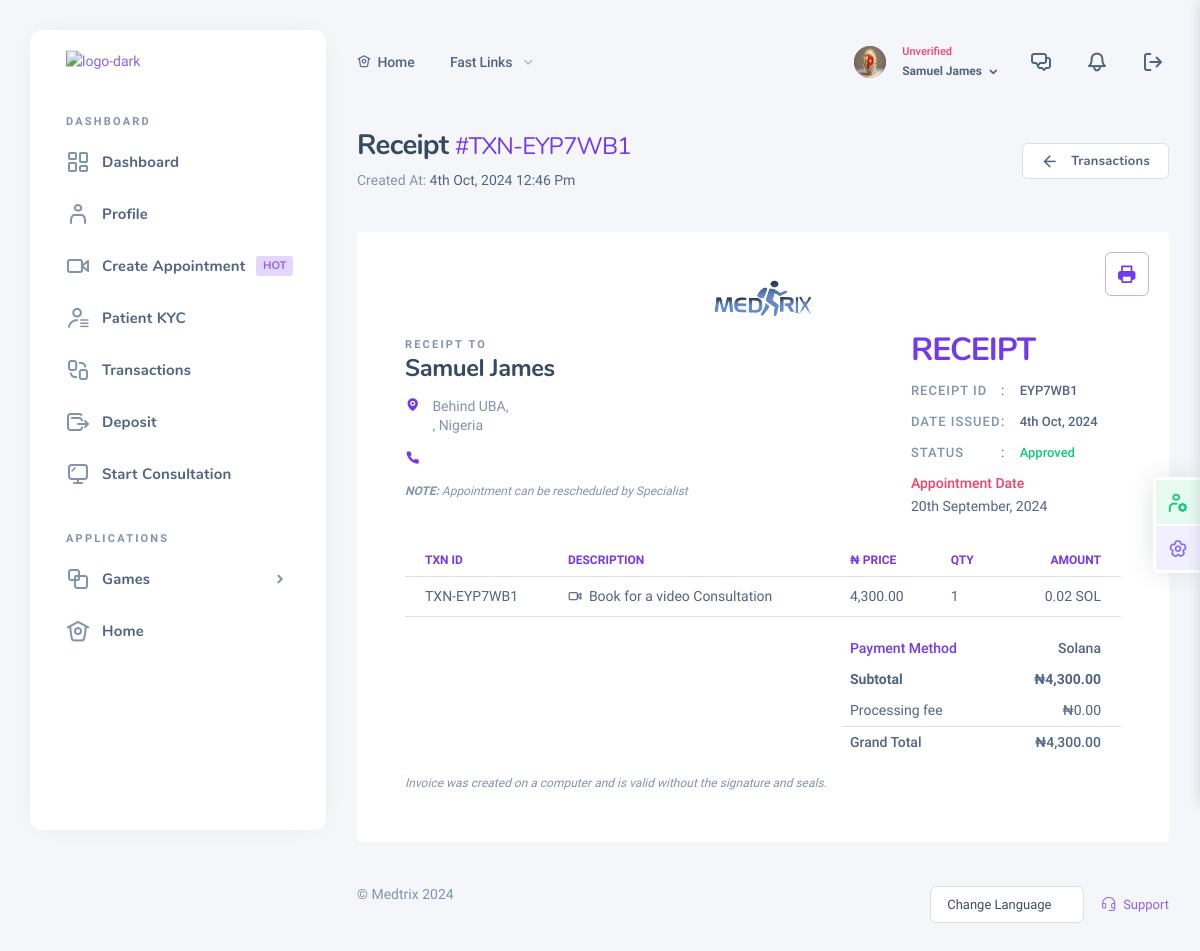
The page /dashboard/receipt.php?id=272 (signed in) on the database its author committed.
### tables this page shows
CREATE TABLE `users` (
  `userid` int(11) NOT NULL,
  `fullName` varchar(200) NOT NULL,
  `email` varchar(200) NOT NULL,
  `username` varchar(200) NOT NULL,
  `password` varchar(2000) NOT NULL,
  `profilepix` varchar(2000) DEFAULT NULL,
  `country` varchar(200) DEFAULT NULL,
  `residentialCountry` varchar(200) DEFAULT NULL,
  `city` varchar(200) DEFAULT NULL,
  `address` varchar(2000) DEFAULT NULL,
  `dob` varchar(200) DEFAULT NULL,
  `phone` varchar(200) DEFAULT NULL,
  `created` timestamp NOT NULL DEFAULT current_timestamp(),
  `type` varchar(200) DEFAULT NULL,
  `disable` varchar(200) DEFAULT NULL,
  `invite_ref` varchar(200) DEFAULT NULL,
  `siteLockPassCode` varchar(200) DEFAULT NULL,
  `passwordReset` varchar(20) DEFAULT NULL,
  `verify` int(11) DEFAULT NULL,
  `bank` varchar(200) DEFAULT NULL,
  `accountNumber` varchar(2000) DEFAULT NULL,
  `passUpdateDate` varchar(200) DEFAULT NULL,
  `state` varchar(200) DEFAULT NULL,
  `idFront` varchar(200) DEFAULT NULL,
  `idBack` varchar(200) DEFAULT NULL,
  `kycIdType` varchar(100) DEFAULT NULL,
  `kycVerify` varchar(100) DEFAULT NULL,
  `kycDate` varchar(100) DEFAULT NULL,
  `kycApprovedDate` varchar(100) DEFAULT NULL
);

CREATE TABLE `consultations` (
  `id` int(11) NOT NULL,
  `userid` int(11) NOT NULL,
  `consultId` int(11) NOT NULL,
  `sex` varchar(100) NOT NULL,
  `contactFrom` varchar(200) NOT NULL,
  `preferredDate` varchar(100) NOT NULL,
  `preferredTime` varchar(100) NOT NULL,
  `status` varchar(100) NOT NULL,
  `patientDesc` text NOT NULL,
  `ref` varchar(200) NOT NULL,
  `created` timestamp NOT NULL DEFAULT current_timestamp(),
  `signature` varchar(200) DEFAULT NULL,
  `signDate` varchar(200) DEFAULT NULL,
  `payMethod` varchar(200) DEFAULT NULL
);

CREATE TABLE `consultationType` (
  `consultId` int(11) NOT NULL,
  `type` varchar(200) NOT NULL,
  `subText` varchar(200) NOT NULL,
  `desc` text NOT NULL,
  `icon` varchar(200) NOT NULL,
  `bg` varchar(200) NOT NULL,
  `nairaPrice` varchar(200) NOT NULL,
  `nairaPercent` varchar(200) NOT NULL,
  `solPrice` varchar(200) NOT NULL,
  `solPercent` varchar(200) NOT NULL,
  `timing` varchar(200) NOT NULL,
  `tokenPrice` varchar(100) NOT NULL,
  `fee` varchar(200) DEFAULT NULL
);

### dashboard/timezoneSet.php (called while the page is built, shortened)
<?php
	$stmt=$pdo->prepare("SELECT * FROM preference WHERE userid = :userid");
	$stmt->bindParam(":userid", $userid, PDO::PARAM_STR);
	$stmt->execute();

### dashboard/receipt.php (the view, shortened to what this page needs)
<?php
include("../include/config.php");
if (isset($_SESSION["user_login"])) {
$userid = $_SESSION["user_login"];
} else {
header("location: ../login.php");
}
if (!empty($_GET["id"])) {
$id = intval($_GET["id"]);
} else {
header("location:index.php");
}
$stmt = $pdo->prepare("SELECT * FROM users WHERE userid = :userid");
$stmt->bindParam(":userid", $userid, PDO::PARAM_STR);
$stmt->execute();
$row = $stmt->fetch();
$userimage = (!empty($row["profilepix"]) ? "../images/users/" . $row["profilepix"] : "../images/avatar.svg");
$stmt = $pdo->prepare("SELECT * FROM preference WHERE userid = :userid");
$stmt->bindParam(":userid", $userid, PDO::PARAM_STR);
$stmt->execute();
$pref = $stmt->fetch();
$stmt = $pdo->prepare(
    "SELECT c.*, t.*
    FROM
    consultations c
    JOIN
    consultationType t
    ON c.consultId = t.consultId
    WHERE c.id = :id
    ");
$stmt->bindParam(":id", $id, PDO::PARAM_STR);
$stmt->execute();
$info = $stmt->fetch();
?>
<!DOCTYPE html>
<html lang="zxx" class="js">
<head>
<link rel="stylesheet" href="../assets/css/dashlite.css">
<link id="skin-default" rel="stylesheet" href="../assets/css/theme.css">
</head>
<body class="nk-body ui-rounder has-sidebar ui-rounder
<?php
if(!empty($pref["skin"])){ echo " ".$pref["skin"]." ";}
if(!empty($pref["uiDesign"])){echo " ". $pref["uiDesign"] ." ";}
?>
">
<div class="nk-app-root">
<div class="nk-main ">
<?php include "sidebar.php"; ?>
<div class="nk-wrap">
<?php include "header.php"; ?>
<div class="nk-content nk-content-fluid">
<div class="container-fluid">
<div class="nk-content-inner">
<div class="nk-content-body">
<div class="nk-block-head">
<div class="nk-block-between g-3">
<div class="nk-block-head-content">
<h3 class="nk-block-title page-title">Receipt
<strong class="text-primary small">#<?php echo htmlspecialchars($info["ref"]);?></strong>
</h3>
<div class="nk-block-des text-soft">
<ul class="list-inline">
<li>Created At: <span class="text-base text-capitalize">
<?php echo date("jS M, Y h:i a", strtotime($info["created"]));?></span>
</li>
</ul>
</div>
</div>
<div class="nk-block-head-content">
<a href="transactions.php" class="btn btn-outline-light bg-white d-none d-sm-inline-flex">
<em class="icon ni ni-arrow-left"></em>
<span>Transactions</span></a>
</div>
</div>
</div>
<div class="nk-block">
<div class="invoice">
<div class="invoice-action">
<a class="btn btn-icon btn-lg btn-white btn-dim btn-outline-primary" href="receiptPrint.php?id=<?php echo intval($_GET['id']);?>" target="_blank">
<em class="icon ni ni-printer-fill"></em></a>
</div>
<div class="invoice-wrap">
<div class="invoice-brand text-center">
<img class="logo-dark position-absolute" src="../images/logo-dark2x.png" width="100px">
</div>
<div class="invoice-head">
<div class="invoice-contact">
<span class="overline-title">Receipt To</span>
<div class="invoice-contact-info">
<a href="profile.php">
<h4 class="title"><?php echo htmlspecialchars($row["fullName"])?></h4>
</a>
<ul class="list-plain">
<li><em class="icon ni ni-map-pin-fill"></em><span>
<?php if(!empty($row["address"])){echo htmlspecialchars($row["address"]);}?>,
<br><?php if(!empty($row["city"])){echo htmlspecialchars($row["city"]);}?>,
<?php if(!empty($row["country"])){echo htmlspecialchars($row["country"]);}?></span>
</li>
<li>
<em class="icon ni ni-call-fill"></em>
</li>
<li>
<span>
<div class="nk-notes ff-italic fs-12px text-soft"> <b>NOTE:</b> Appointment can be rescheduled by Specialist </div>
</span>
</li>
</ul>
</div>
</div>
<div class="invoice-desc">
<h3 class="title">Receipt</h3>
<ul class="list-plain">
<li class="invoice-id"><span>Receipt ID</span>:<span>
<?php
$reId = explode("-", $info["ref"]);
echo htmlspecialchars($reId[1]);?>
</span>
</li>
<li class="invoice-date"><span>Date Issued</span>:<span>
<?php
if(!empty($info["signDate"])){
    echo date("jS M, Y", strtotime($info["signDate"]));
}else{
    echo date("jS M, Y", strtotime($info["created"]));
}
?>
</span>
</li>
<li class="invoice-id"><span>Status</span>:<span>
<?php
if($info["status"] =="pending"){
    echo "<text class='text-warning'>Pending</text>";
}
elseif($info["status"] =="approved"){
    echo "<text class='text-success'>Approved</text>";
}else{
    echo "<text class='text-danger'>Declined</text>";
}
?>
</span>
</li>
<li class="invoice-id">
<strong class="text-danger">Appointment Date</strong>
<div>
<?php
$dd = explode("/", $info["preferredDate"]);
$d = $dd[1];
$m = $dd[0];
$y = $dd[2];
$prefDate = $y."-".$m."-".$d;
echo date("jS F, Y", strtotime($prefDate));
?>
</div>
</li>
</ul>
</div>
</div>
<div class="invoice-bills">
<div class="table-responsive">
<table class="table table-striped">
<thead>
<tr>
<th>TXN ID</th>
<th>Description</th>
<th>&#8358; Price</th>
<th>Qty</th>
<th>Amount</th>
</tr>
</thead>
<tbody>
<tr>
<td><?php echo htmlspecialchars($info["ref"]);?></td>
<td style="display:flex; align-items:center; border:none">
<em class="icon ni <?php echo ($info["icon"]);?>"></em>&nbsp; <?php echo htmlspecialchars($info["subText"]);?>
</td>
<td><?php echo number_format($info["nairaPrice"], 2, '.', ',');?></td>
<td>1</td>
<td>
<?php
if($info["payMethod"] =="token"){
    echo $info["tokenPrice"] . " Token";
}
elseif($info["payMethod"] =="solana Qr" || $info["payMethod"] =="solana"){
    echo $info["solPrice"] . " SOL";
}
else{
    echo "&#8358;" .number_format($info["nairaPrice"], 2, '.', ',');
}
?>
</td>
</tr>
</tbody>
<tfoot>
<tr>
<td colspan="2"></td>
<td colspan="2" class="text-primary">Payment Method</td>
<td>
<?php
if($info["payMethod"] =="token"){
    echo "Token";
}
elseif($info["payMethod"] =="solana Qr" || $info["payMethod"] =="solana"){
    echo "Solana";
}
else{
    echo "Naira";
}
?>
</td>
</tr>
<tr>
<td colspan="2"></td>
<td colspan="2"><b>Subtotal</b></td>
<td><b><?php echo "&#8358;" .number_format($info["nairaPrice"], 2, '.', ',');?></b></td>
</tr>
<tr>
<td colspan="2"></td>
<td colspan="2">Processing fee</td>
<td><?php echo "&#8358;" .number_format($info["fee"], 2, '.', ',');?></td>
</tr>
<tr>
<td colspan="2"></td>
<td colspan="2">Grand Total</td>
<td><?php echo "&#8358;" .number_format($info["fee"]+$info["nairaPrice"], 2, '.', ',');?></td>
</tr>
</tfoot>
</table>
<div class="nk-notes ff-italic fs-12px text-soft"> Invoice was created on a computer and is valid without the signature and seals. </div>
</div>
</div>
</div>
</div>
</div>
</div>
</div>
</div>
</div>
<?php include("footer.php"); ?>
</body>
</html>

### dashboard/header.php (shortened to what this page needs)
<?php
$base = basename($_SERVER["PHP_SELF"]);
if(!empty($_GET["consultTypeId"]) || $base == "conference.php"){
    $link = "../dashboard/";
}else{
    $link = "";
}
?>
<link rel="stylesheet" href="../assets/css/jquery-confirm.min.css">
<link rel="stylesheet" href="../assets/css/nprogress.min.css">
<?php
include("timezoneSet.php");
?>
<div class="nk-header nk-header-fluid
<?php if(empty($pref["headerFixed"])){ echo 'nk-header-fixed';}else{ echo $pref["headerFixed"];}?>
<?php   if(empty($pref["headerBg"])){ echo 'is-light';}else{
        if($pref["headerBg"] == "is-light"){ echo 'is-light';}
        if($pref["headerBg"] == "is-default"){ echo 'is-default';}
        if($pref["headerBg"] == "is-dark"){ echo 'is-dark';}
        if($pref["headerBg"] == "is-theme"){ echo 'is-theme';}
}
?> ">
<div class="container-xl wide-xl">
<div class="nk-header-wrap">
<div class="nk-header-menu is-light">
<div class="nk-header-menu-inner">
<ul class="nk-menu nk-menu-main">
<li class="nk-menu-item">
<a href="../#/" class="nk-menu-link">
<span class="nk-menu-text"><em class="icon ni ni-home-alt"></em> &nbsp;Home</span>
</a>
</li>
<li class="nk-menu-item has-sub">
<a href="#" class="nk-menu-link nk-menu-toggle">
<span class="nk-menu-text">Fast Links</span>
</a>
</li>
</ul>
</div>
</div>
<div class="nk-header-tools">
<ul class="nk-quick-nav">
<li class="dropdown chats-dropdown hide-mb-sm">
<a href="#" class="dropdown-toggle nk-quick-nav-icon" data-bs-toggle="dropdown">
<div class="icon-status icon-status-na">
<em class="icon ni ni-comments"></em>
</div>
</a>
</li>
<li class="dropdown notification-dropdown">
<a href="#" class="dropdown-toggle nk-quick-nav-icon" data-bs-toggle="dropdown">
<div class="icon-status icon-status-info">
<em class="icon ni ni-bell"></em>
</div>
</a>
</li>
<li class="hide-mb-sm">
<a href="<?= $link;?>logout.php" class="nk-quick-nav-icon">
<em class="icon ni ni-signout"></em>
</a>
</li>
<li class="dropdown user-dropdown order-sm-first">
<a href="#" class="dropdown-toggle" data-bs-toggle="dropdown">
<div class="user-toggle">
<div class="user-avatar sm">
<img class="ProfilePixResult" src="<?php echo $userimage;?>" alt="User Avatar" style="height:32px!important; width:40px!important;">
</div>
<div class="user-info d-none d-xl-block">
<?php if($row["verify"] == 1){?>
<div class="user-status user-status-verified">Verified <i class="icon ni ni-check"></i></div>
<?php }else{?>
<div class="user-status user-status-unverified">Unverified </div>
<?php }?>
<div class="user-name dropdown-indicator"><?php echo htmlspecialchars($row["fullName"]);?></div>
</div>
</div>
</a>
</li>
</ul>
</div>
</div>
</div>
</div>

### assets/css/theme.css (style rules this page uses)
.nk-block-head { margin-top: 20px!important; }

### dashboard/header.php (style rules this page uses)
.icon-status-info:after { display:none!important; }

### rows shown on the page
users: profilepix (picture), fullName "Samuel James", address "Behind UBA", country "Nigeria"
consultations: ref "TXN-EYP7WB1", created "4th Oct, 2024 12:46 Pm", ref "EYP7WB1", signDate "4th Oct, 2024", preferredDate "20th September, 2024", consultId.subText "Book for a video Consultation", consultId.nairaPrice "4,300.00", consultId.solPrice "0.02", consultId.fee "0.00", $info["fee"]+$info["nairaPrice"] "4,300.00"
